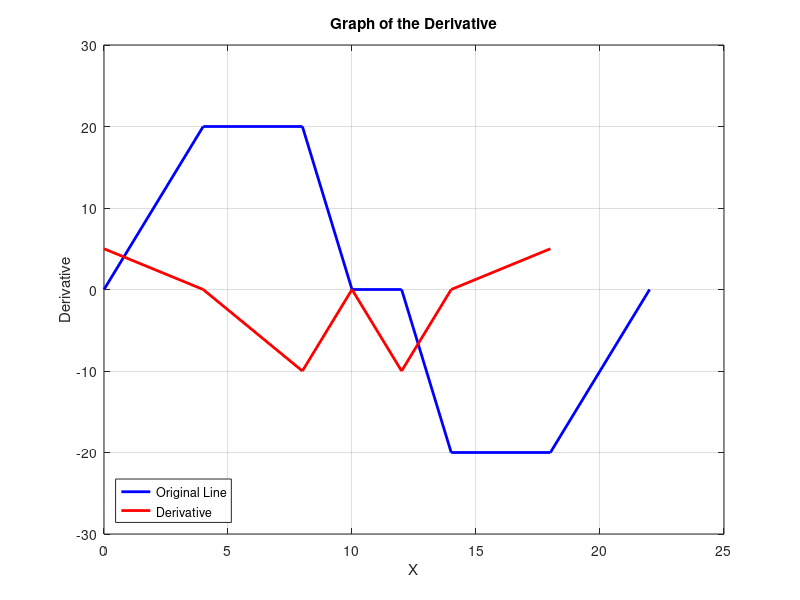

The MATLAB source for this figure:
% Define the coordinates of the points
x = [0, 4, 8, 10, 12, 14, 18, 22];
y = [0, 20, 20, 0, 0, -20, -20, 0];

% Calculate the differences between adjacent points
dx = diff(x);
dy = diff(y);

% Calculate the derivative using finite differences
derivative = dy ./ dx;

% Create a line plot for the original line
figure;
plot(x, y, 'b', 'LineWidth', 2);  % Original line
hold on;

% Create a line plot for the derivative
plot(x(1:end-1), derivative, 'r', 'LineWidth', 2);  % Derivative line
grid on;
xlabel('X');
ylabel('Derivative');
title('Graph of the Derivative');
legend('Original Line', 'Derivative', 'Location', 'southwest');

% Set x-axis and y-axis limits
xlim([0, 25]);
ylim([-30, 30]);